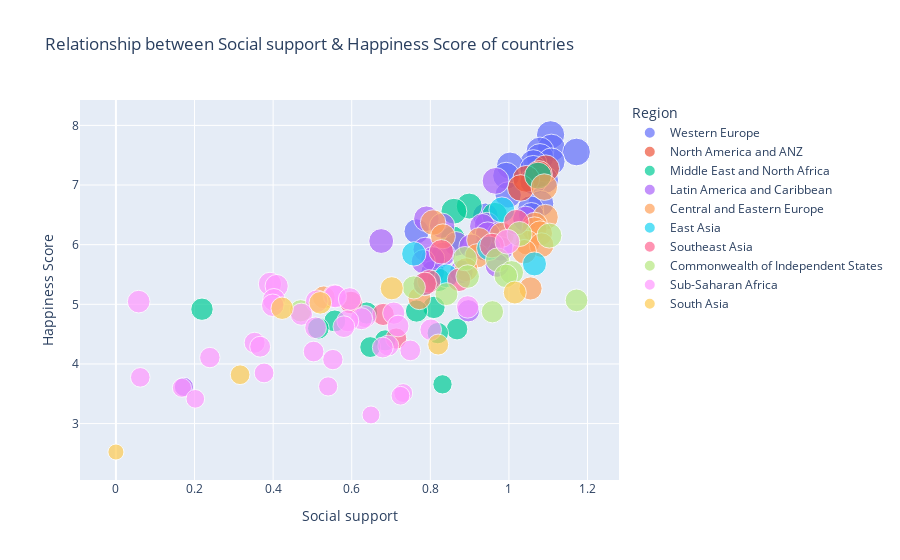

Notebook cell for this chart:
### Code cell
fig = px.scatter(data_frame=df,x='Social support',y= 'Happiness Score', 
                 title="Relationship between Social support & Happiness Score of countries", 
                labels={
                     "Social support": "Social support",
                     "Happiness Score": "Happiness Score" } , size='Happiness Score', color =  'Region', hover_name='Country'       
                 )
fig.show()

### Figure 1 — Plotly figure (JSON) as saved in the notebook; plotly's stock layout.template omitted (floating-point values rounded to 4 significant figures)
{"data": [{"hovertemplate": "<b>%{hovertext}</b><br><br>Region=Western Europe<br>Social support=%{x}<br>Happiness Score=%{marker.size}<extra></extra>", "hovertext": ["Finland", "Denmark", "Switzerland", "Iceland", "Netherlands", "Norway", "Sweden", "Luxembourg", "Austria", "Germany", "Ireland", "United Kingdom", "Belgium", "France", "Malta", "Spain", "Italy", "Cyprus", "Portugal", "Greece", "North Cyprus"], "legendgroup": "Western Europe", "marker": {"color": "#636efa", "size": [7.842, 7.62, 7.571, 7.554, 7.464, 7.392, 7.363, 7.324, 7.268, 7.155, 7.085, 7.064, 6.834, 6.69, 6.602, 6.491, 6.483, 6.223, 5.929, 5.723, 5.536], "sizemode": "area", "sizeref": 0.01961, "symbol": "circle"}, "mode": "markers", "name": "Western Europe", "orientation": "v", "showlegend": true, "type": "scatter", "x": [1.106, 1.108, 1.079, 1.172, 1.079, 1.108, 1.062, 1.003, 1.062, 0.993, 1.092, 1.062, 0.998, 1.081, 1.055, 1.057, 0.94, 0.765, 0.939, 0.811, 0.806], "xaxis": "x", "y": [7.842, 7.62, 7.571, 7.554, 7.464, 7.392, 7.363, 7.324, 7.268, 7.155, 7.085, 7.064, 6.834, 6.69, 6.602, 6.491, 6.483, 6.223, 5.929, 5.723, 5.536], "yaxis": "y"}, {"hovertemplate": "<b>%{hovertext}</b><br><br>Region=North America and ANZ<br>Social support=%{x}<br>Happiness Score=%{marker.size}<extra></extra>", "hovertext": ["New Zealand", "Australia", "Canada", "United States"], "legendgroup": "North America and ANZ", "marker": {"color": "#EF553B", "size": [7.277, 7.183, 7.103, 6.951], "sizemode": "area", "sizeref": 0.01961, "symbol": "circle"}, "mode": "markers", "name": "North America and ANZ", "orientation": "v", "showlegend": true, "type": "scatter", "x": [1.094, 1.076, 1.044, 1.03], "xaxis": "x", "y": [7.277, 7.183, 7.103, 6.951], "yaxis": "y"}, {"hovertemplate": "<b>%{hovertext}</b><br><br>Region=Middle East and North Africa<br>Social support=%{x}<br>Happiness Score=%{marker.size}<extra></extra>", "hovertext": ["Israel", "Bahrain", "United Arab Emirates", "Saudi Arabia", "Kuwait", "Libya", "Turkey", "Morocco", "Algeria", "Iraq", "Iran", "Tunisia", "Lebanon", "Palestinian Territories", "Jordan", "Egypt", "Yemen"], "legendgroup": "Middle East and North Africa", "marker": {"color": "#00cc96", "size": [7.157, 6.647, 6.561, 6.494, 6.106, 5.41, 4.948, 4.918, 4.887, 4.854, 4.721, 4.596, 4.584, 4.517, 4.395, 4.283, 3.658], "sizemode": "area", "sizeref": 0.01961, "symbol": "circle"}, "mode": "markers", "name": "Middle East and North Africa", "orientation": "v", "showlegend": true, "type": "scatter", "x": [1.074, 0.899, 0.86, 0.964, 0.857, 0.821, 0.809, 0.219, 0.765, 0.638, 0.557, 0.515, 0.868, 0.819, 0.685, 0.647, 0.831], "xaxis": "x", "y": [7.157, 6.647, 6.561, 6.494, 6.106, 5.41, 4.948, 4.918, 4.887, 4.854, 4.721, 4.596, 4.584, 4.517, 4.395, 4.283, 3.658], "yaxis": "y"}, {"hovertemplate": "<b>%{hovertext}</b><br><br>Region=Latin America and Caribbean<br>Social support=%{x}<br>Happiness Score=%{marker.size}<extra></extra>", "hovertext": ["Costa Rica", "Guatemala", "Uruguay", "Brazil", "Mexico", "Jamaica", "Panama", "Chile", "El Salvador", "Colombia", "Nicaragua", "Argentina", "Honduras", "Peru", "Ecuador", "Bolivia", "Paraguay", "Dominican Republic", "Venezuela", "Haiti"], "legendgroup": "Latin America and Caribbean", "marker": {"color": "#ab63fa", "size": [7.069, 6.435, 6.431, 6.33, 6.317, 6.309, 6.18, 6.172, 6.061, 6.012, 5.972, 5.929, 5.919, 5.84, 5.764, 5.716, 5.653, 5.545, 4.892, 3.615], "sizemode": "area", "sizeref": 0.01961, "symbol": "circle"}, "mode": "markers", "name": "Latin America and Caribbean", "orientation": "v", "showlegend": true, "type": "scatter", "x": [0.966, 0.79, 1.042, 0.944, 0.83, 0.932, 0.976, 0.946, 0.675, 0.866, 0.904, 0.98, 0.787, 0.833, 0.806, 0.782, 0.97, 0.879, 0.897, 0.173], "xaxis": "x", "y": [7.069, 6.435, 6.431, 6.33, 6.317, 6.309, 6.18, 6.172, 6.061, 6.012, 5.972, 5.929, 5.919, 5.84, 5.764, 5.716, 5.653, 5.545, 4.892, 3.615], "yaxis": "y"}, {"hovertemplate": "<b>%{hovertext}</b><br><br>Region=Central and Eastern Europe<br>Social support=%{x}<br>Happiness Score=%{marker.size}<extra></extra>", "hovertext": ["Czech Republic", "Slovenia", "Kosovo", "Slovakia", "Lithuania", "Estonia", "Poland", "Romania", "Serbia", "Latvia", "Hungary", "Croatia", "Bosnia and Herzegovina", "Montenegro", "Bulgaria", "Albania", "North Macedonia"], "legendgroup": "Central and Eastern Europe", "marker": {"color": "#FFA15A", "size": [6.965, 6.461, 6.372, 6.331, 6.255, 6.189, 6.166, 6.14, 6.078, 6.032, 5.992, 5.882, 5.813, 5.581, 5.266, 5.117, 5.101], "sizemode": "area", "sizeref": 0.01961, "symbol": "circle"}, "mode": "markers", "name": "Central and Eastern Europe", "orientation": "v", "showlegend": true, "type": "scatter", "x": [1.09, 1.093, 0.807, 1.066, 1.065, 1.079, 0.982, 0.832, 0.924, 1.047, 1.083, 1.039, 0.919, 0.891, 1.055, 0.529, 0.772], "xaxis": "x", "y": [6.965, 6.461, 6.372, 6.331, 6.255, 6.189, 6.166, 6.14, 6.078, 6.032, 5.992, 5.882, 5.813, 5.581, 5.266, 5.117, 5.101], "yaxis": "y"}, {"hovertemplate": "<b>%{hovertext}</b><br><br>Region=East Asia<br>Social support=%{x}<br>Happiness Score=%{marker.size}<extra></extra>", "hovertext": ["Taiwan Province of China", "Japan", "South Korea", "Mongolia", "Hong Kong S.A.R. of China", "China"], "legendgroup": "East Asia", "marker": {"color": "#19d3f3", "size": [6.584, 5.94, 5.845, 5.677, 5.477, 5.339], "sizemode": "area", "sizeref": 0.01961, "symbol": "circle"}, "mode": "markers", "name": "East Asia", "orientation": "v", "showlegend": true, "type": "scatter", "x": [0.982, 0.949, 0.758, 1.065, 0.841, 0.785], "xaxis": "x", "y": [6.584, 5.94, 5.845, 5.677, 5.477, 5.339], "yaxis": "y"}, {"hovertemplate": "<b>%{hovertext}</b><br><br>Region=Southeast Asia<br>Social support=%{x}<br>Happiness Score=%{marker.size}<extra></extra>", "hovertext": ["Singapore", "Thailand", "Philippines", "Vietnam", "Malaysia", "Indonesia", "Laos", "Cambodia", "Myanmar"], "legendgroup": "Southeast Asia", "marker": {"color": "#FF6692", "size": [6.377, 5.985, 5.88, 5.411, 5.384, 5.345, 5.03, 4.83, 4.426], "sizemode": "area", "sizeref": 0.01961, "symbol": "circle"}, "mode": "markers", "name": "Southeast Asia", "orientation": "v", "showlegend": true, "type": "scatter", "x": [1.019, 0.957, 0.828, 0.873, 0.797, 0.786, 0.598, 0.68, 0.713], "xaxis": "x", "y": [6.377, 5.985, 5.88, 5.411, 5.384, 5.345, 5.03, 4.83, 4.426], "yaxis": "y"}, {"hovertemplate": "<b>%{hovertext}</b><br><br>Region=Commonwealth of Independent States<br>Social support=%{x}<br>Happiness Score=%{marker.size}<extra></extra>", "hovertext": ["Uzbekistan", "Kazakhstan", "Moldova", "Kyrgyzstan", "Belarus", "Russia", "Tajikistan", "Armenia", "Azerbaijan", "Turkmenistan", "Georgia", "Ukraine"], "legendgroup": "Commonwealth of Independent States", "marker": {"color": "#B6E880", "size": [6.179, 6.152, 5.766, 5.744, 5.534, 5.477, 5.466, 5.283, 5.171, 5.066, 4.891, 4.875], "sizemode": "area", "sizeref": 0.01961, "symbol": "circle"}, "mode": "markers", "name": "Commonwealth of Independent States", "orientation": "v", "showlegend": true, "type": "scatter", "x": [1.027, 1.103, 0.888, 0.971, 1.007, 0.992, 0.895, 0.758, 0.841, 1.172, 0.47, 0.958], "xaxis": "x", "y": [6.179, 6.152, 5.766, 5.744, 5.534, 5.477, 5.466, 5.283, 5.171, 5.066, 4.891, 4.875], "yaxis": "y"}, {"hovertemplate": "<b>%{hovertext}</b><br><br>Region=Sub-Saharan Africa<br>Social support=%{x}<br>Happiness Score=%{marker.size}<extra></extra>", "hovertext": ["Mauritius", "Congo (Brazzaville)", "Ivory Coast", "Cameroon", "Senegal", "Ghana", "Niger", "Gambia", "Benin", "Guinea", "South Africa", "Gabon", "Burkina Faso", "Mozambique", "Nigeria", "Mali", "Uganda", "Liberia", "Kenya", "Namibia", "Chad", "Swaziland", "Comoros", "Ethiopia", "Mauritania", "Madagascar", "Togo", "Zambia", "Sierra Leone", "Burundi", "Tanzania", "Malawi", "Lesotho", "Botswana", "Rwanda", "Zimbabwe"], "legendgroup": "Sub-Saharan Africa", "marker": {"color": "#FF97FF", "size": [6.049, 5.342, 5.306, 5.142, 5.132, 5.088, 5.074, 5.051, 5.045, 4.984, 4.956, 4.852, 4.834, 4.794, 4.759, 4.723, 4.636, 4.625, 4.607, 4.574, 4.355, 4.308, 4.289, 4.275, 4.227, 4.208, 4.107, 4.073, 3.849, 3.775, 3.623, 3.6, 3.512, 3.467, 3.415, 3.145], "sizemode": "area", "sizeref": 0.01961, "symbol": "circle"}, "mode": "markers", "name": "Sub-Saharan Africa", "orientation": "v", "showlegend": true, "type": "scatter", "x": [0.996, 0.392, 0.409, 0.556, 0.558, 0.595, 0.402, 0.511, 0.058, 0.399, 0.895, 0.707, 0.472, 0.634, 0.625, 0.59, 0.718, 0.58, 0.508, 0.801, 0.353, 0.693, 0.367, 0.679, 0.749, 0.503, 0.239, 0.552, 0.377, 0.062, 0.54, 0.168, 0.731, 0.724, 0.202, 0.649], "xaxis": "x", "y": [6.049, 5.342, 5.306, 5.142, 5.132, 5.088, 5.074, 5.051, 5.045, 4.984, 4.956, 4.852, 4.834, 4.794, 4.759, 4.723, 4.636, 4.625, 4.607, 4.574, 4.355, 4.308, 4.289, 4.275, 4.227, 4.208, 4.107, 4.073, 3.849, 3.775, 3.623, 3.6, 3.512, 3.467, 3.415, 3.145], "yaxis": "y"}, {"hovertemplate": "<b>%{hovertext}</b><br><br>Region=South Asia<br>Social support=%{x}<br>Happiness Score=%{marker.size}<extra></extra>", "hovertext": ["Nepal", "Maldives", "Bangladesh", "Pakistan", "Sri Lanka", "India", "Afghanistan"], "legendgroup": "South Asia", "marker": {"color": "#FECB52", "size": [5.269, 5.198, 5.025, 4.934, 4.325, 3.819, 2.523], "sizemode": "area", "sizeref": 0.01961, "symbol": "circle"}, "mode": "markers", "name": "South Asia", "orientation": "v", "showlegend": true, "type": "scatter", "x": [0.702, 1.015, 0.52, 0.423, 0.82, 0.316, 0], "xaxis": "x", "y": [5.269, 5.198, 5.025, 4.934, 4.325, 3.819, 2.523], "yaxis": "y"}], "layout": {"legend": {"itemsizing": "constant", "title": {"text": "Region"}, "tracegroupgap": 0}, "title": {"text": "Relationship between Social support & Happiness Score of countries"}, "xaxis": {"anchor": "y", "domain": [0, 1], "title": {"text": "Social support"}}, "yaxis": {"anchor": "x", "domain": [0, 1], "title": {"text": "Happiness Score"}}}}
